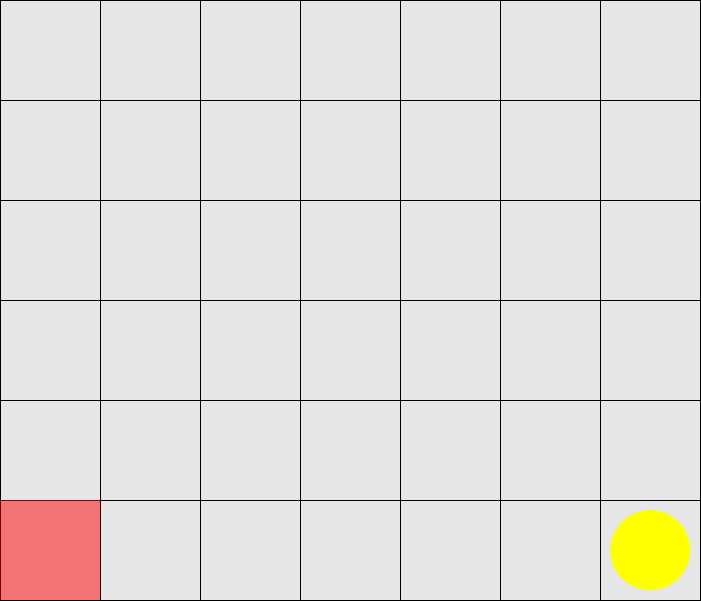
Frame 1 (no input)
Frame 60 (the mouse pressed at the canvas centre just before this capture): identical to frame 1, image omitted
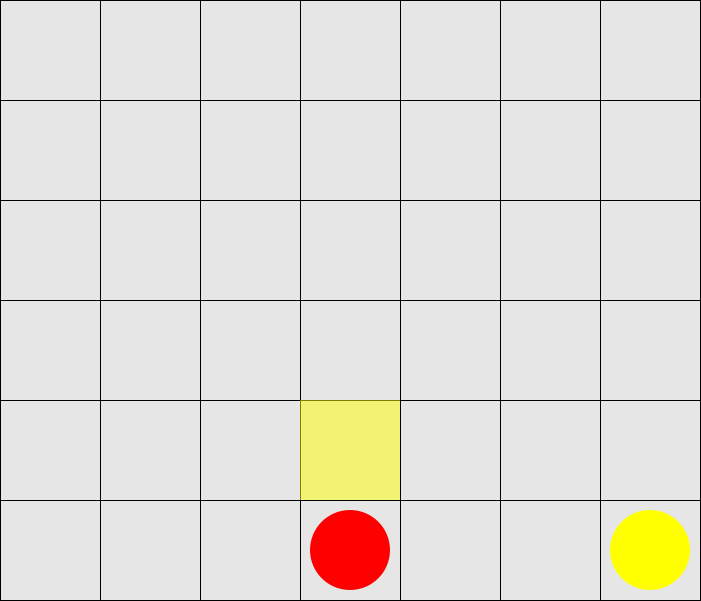
Frame 120 (the mouse held since frame 60 and released just before this capture)

The Processing sketch that drew these frames (run headless with seeded random() and noise(); from frame 60 on, the mouse is pressed at the canvas centre):

// Processing sketch: VierGewinnt
// ── VierGewinnt.pde
final int PLAYER_1 = 1;
final int PLAYER_2 = 2;
final int GAME_WIDTH = 7;
final int GAME_HEIGHT = 6;
final int TILE_LENGTH = 100;

int[][] tiles;
int currentPlayer = PLAYER_1;


void setup() {
  size(701, 601); // Spielgroesse
  
  tiles = new int[GAME_WIDTH][GAME_HEIGHT]; // Breite, Hoehe
  tiles[6][5] = 2;
}

// Finde fuer eine Spalte das naechste freie Kaestchen mit dem groessten Zeilenindex
// Fehler -1: Kein Chip kann eingeworfen werden
int getFreeTile(int column) {
  if (column >= GAME_WIDTH) {
    return -1;
  }
  int result = -1;
  for (int j = 0; j < GAME_HEIGHT; j++){
    if (tiles[column][j] == 0) {
      result++;
    } else {
      return result;
    }
  }
  return result;
}

int pixelToTileIndex(int pixel) {
  return pixel / TILE_LENGTH;
}

void mousePressed() {
  int columnPreview = pixelToTileIndex(mouseX);
  int rowPreview = getFreeTile(columnPreview);
  if (rowPreview != -1) {
    tiles[columnPreview][rowPreview] = currentPlayer;
    currentPlayer = 3 - currentPlayer; // Wechsel von Spieler 1 -> 2 oder 2 -> 1
  }
}

void draw() {
  background(230); // Weiss
  for (int i = 0; i < GAME_WIDTH; i++) {
    for (int j = 0; j < GAME_HEIGHT; j++) {
      stroke(0);
      noFill();
      rect(i * TILE_LENGTH, j * TILE_LENGTH, TILE_LENGTH, TILE_LENGTH);
      // Chips zeichnen
      if (tiles[i][j] == PLAYER_1) {
        fill(255, 0, 0); // roter Chip
        noStroke();
        // Mittelpunkt vom Kaestchen, Durchmesser entspricht 80% der Kaestchenlaenge
        circle((i + 0.5) * TILE_LENGTH, (j + 0.5) * TILE_LENGTH, TILE_LENGTH * 0.8);
      }
      if (tiles[i][j] == PLAYER_2) {
        fill(255, 255, 0); // gelber Chip
        noStroke();
        circle((i + 0.5) * TILE_LENGTH, (j + 0.5) * TILE_LENGTH, TILE_LENGTH * 0.8);
      }
    }
  }
  // Vorschau Chip Platzierung
  int columnPreview = pixelToTileIndex(mouseX);
  int rowPreview = getFreeTile(columnPreview);
  if (rowPreview != -1) {
    // Zeichnen, falls ein gueltiger Index ermittelt wurde
    if (currentPlayer == PLAYER_1) {
      fill(255, 0, 0, 127);
    } else {
      fill(255, 255, 0, 127);
    }
    rect(columnPreview * TILE_LENGTH, rowPreview * TILE_LENGTH, TILE_LENGTH, TILE_LENGTH);
  }
}
